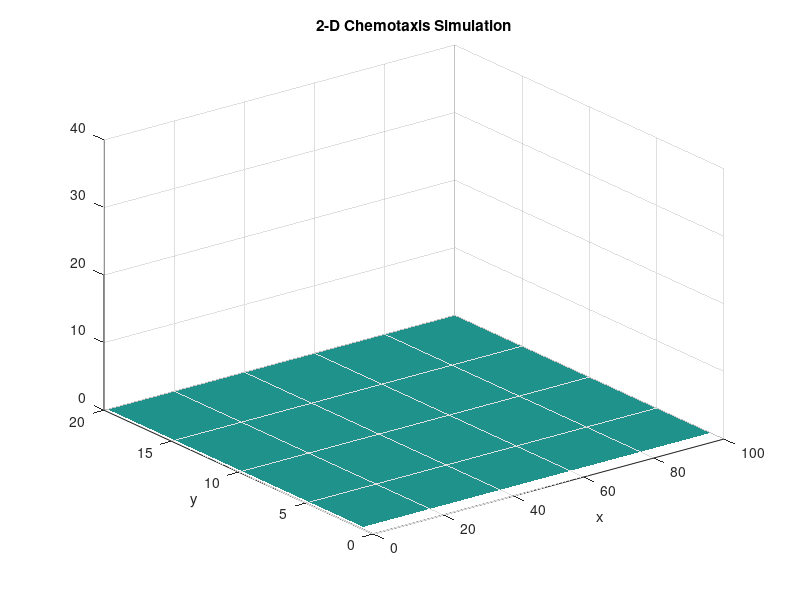

Write the MATLAB code that produced this figure. (Note: this script raises an error after producing the figure.)
%% simulateChemotaxis2D.m
% Simulates the two dimensional chemotaxis equations:
%   U_t = div(grad U - U*grad V)
%   V_t = kappa*Lap V + U - V
%
% Returns the spacetime data for the bacteria concentration (U) and the
% chemical concentration (V)
% [U,V] = Chemotaxis1D('parameter1', value1, 'parameter2', value2, ...)
%   -This function takes in a variable number of parameters, if a parameter
%   is not specified, the simulation will run with a predetermined default
%   value
%
% Parameters:
%   'U0'        -The initial condition for U, this must be an MxN matrix
%               that corresponds to the initial concentration profile of
%               the bacteria
%               default: [1.1; ones(N-1,1)]
%   'V0'        -The initial condition for V, this must be an MxN matrix
%               that corresponds to the initial concentration profile of
%               the chemical
%               default: ones(N,1)
%   'b'         -The chemotactic sensitivity, this must be a positive
%               scalar
%               default: 1.01
%   'kappa'     -The relative diffusifity of the chemical in comparison
%               with to the bacteria, this must be a positive scalar
%               default: 1
%   'dt'        -The simulation timestep, i.e. time between consecutive
%               simulation steps, this must be a positive scalar
%               default: .01
%   'dx'        -The grid cell size in the x direction, i.e. the distance 
%               between consecutive horizontal grid points, this must be a 
%               positive scalar
%               default: .1
%   'dy'        -The grid cell size in the y direction, i.e. the distance 
%               between consecutive vertical grid points, this must be a
%               positive scalar
%               default: .1
%   'numsteps'  -The number of timesteps to take, this must be a positive
%               integer
%               default: 10000
%   'N'         -The grid size in the x direction, i.e. the number of
%               horizontal grid cells, this must be a positive integer
%               default: 1000
%   'M'         -The grid size in the y direction, i.e. the number of
%               vertical grid cells, this must be a positive integer
%               default: 1000
%   'graph'     -Option to animate the simulation results
%               default: true
%   'saveData'  -Option to save the results of the simulation in a file
%               named 'CrankNicolsonChemotaxisData_new.mat', this must be a
%               Boolean value
%               default: false

function varargout = simulateChemotaxis2D(varargin)
    %% Defaults
    %default model parameters
    kappa = 1;

    %default simulation parameters
    dt = .01; numsteps = 400000;
    dx = 1; N = 100;
    dy = 1; M = 20;
    
    U0init = false; V0init = false;
    Ninit = false; Minit = false;
    saveData = false;
    graph = true;

    %% Input and Error handling
    for i=1:floor(nargin/2)
        switch upper(varargin{2*i-1})
            % initial conditions
            case 'U0'
                U0 = varargin{2*i};
                U0init = true;
                if V0init && min(size(U0) ~= size(V0))
                    err = MException('Input:Overdefined', ...
                    'The dimensions of U0 and V0 must be consistent');
                    throw(err)
                end
                U0s = size(U0);
                if Ninit && N ~= U0s(2)
                    err = MException('Input:Overdefined', ...
                    'The value of N that you specified is inconsistent with the dimensions of U0');
                    throw(err)
                end
                if Minit && M ~= U0s(1)
                    err = MException('Input:Overdefined', ...
                    'The value of M that you specified is inconsistent with the dimensions of U0');
                    throw(err)
                end
                N = U0s(2);
                M = U0s(1);
                clear V0s U0s
            case 'V0'
                V0 = varargin{2*i};
                V0init = true;
                if U0init && min(size(U0) ~= size(V0))
                    err = MException('Input:Overdefined', ...
                    'The dimensions of U0 and V0 must be consistent');
                    throw(err)
                end
                V0s = size(U0);
                if Ninit && N ~= V0s(2)
                    err = MException('Input:Overdefined', ...
                    'The value of N that you specified is inconsistent with the dimensions of U0');
                    throw(err)
                end
                if Minit && M ~= V0s(1)
                    err = MException('Input:Overdefined', ...
                    'The value of M that you specified is inconsistent with the dimensions of U0');
                    throw(err)
                end
                N = V0s(2);
                M = V0s(1);
                clear V0s U0s
            % model parameters
            case 'B'
                b = varargin{2*i};
            case 'KAPPA'
                kappa = varargin{2*i};
            % simulation parameters
            case 'DT'
                dt = varargin{2*i};
            case 'DX'
                dx = varargin{2*i};
            case 'DY'
                dy = varargin{2*i};
            case 'NUMSTEPS'
                numsteps = varargin{2*i};
            case 'N'
                N = varargin{2*i};
                Ninit = true;
                if U0init
                U0s = size(U0);
                end
                if V0init
                    V0s = size(V0);
                end
                if (U0init && U0s(2) ~= N) || (V0init && V0s(2) ~= N)
                    err = MException('Input:Overdefined', ...
                    'The value of N that you specified is inconsistent with the dimensions of the initial conditions');
                    throw(err)
                end
                clear U0s V0s
            case 'M'
                M = varargin{2*i};
                Minit = true;
                if U0init
                    U0s = size(U0);
                end
                if V0init
                    V0s = size(V0);
                end
                if (U0init && U0s(1) ~= M) || (V0init && V0s(1) ~= M)
                    err = MException('Input:Overdefined', ...
                    'The value of M that you specified is inconsistent with the dimensions of the initial conditions');
                    throw(err)
                end
                clear U0s V0s
            case 'SAVEDATA'
                saveData = varargin{2*i};
            case 'GRAPH'
                graph = varargin{2*i};
            otherwise
                warning(['Argument ' num2str(2*i-1) ' is not a valid parameter name'])
        end
    end
    
    %default initial conditions
    if ~U0init
        U0 = ones(M,N)*2;
        U0(:,1) = U0(:,1) + .1;
%         U0(:,:) = U0(:,:) + .2*(rand(size(U0))-.5);
%         U0(floor(end/2)-2:floor(end/2)+2,floor(end/2)-2:floor(end/2)+2) = U0(floor(end/2)-2:floor(end/2)+2,floor(end/2)-2:floor(end/2)+2) + .2;
    end
    if ~V0init
        V0 = ones(M,N)*2;
    end
    
    nSaveStep = floor(numsteps/100);
    numsteps = nSaveStep*100;
    
    if graph
        [Top, UPlot] = initgraphics(N,M,dx,dy);
    end
    
    %% Prepare the Matrices
    % initialize the solution matrices
    U = U0; V = V0;
    
    if saveData
        U_ = zeros(M,N,floor(numsteps/nSaveStep)); V_ = zeros(M,N,floor(numsteps/nSaveStep));
    end
    
    
    %prepare the operator matrices
    Dx = derivative(dx,N,'symmetric','Neumann'); Dy = derivative(dy,M,'symmetric','periodic');
    Lx = laplacian(dx,N,'Neumann'); Ly = laplacian(dy,M,'periodic');

    [L_Diff_Ux, U_Diff_Ux, ~] = lu(speye(N)-dt/2*Lx);
    [L_Diff_Uy, U_Diff_Uy, ~] = lu(speye(M)-dt/2*Ly);
    [L_Diff_Vx, U_Diff_Vx, ~] = lu(speye(N)-dt/2*kappa*Lx);
    [L_Diff_Vy, U_Diff_Vy, ~] = lu(speye(M)-dt/2*kappa*Ly);

%     Diffuse_Ux = speye(N)+dt/2*Lx;
%     Diffuse_Uy = speye(M)+dt/2*Ly;
%     Diffuse_Vx = speye(N)+dt/2*kappa*Lx;
%     Diffuse_Vy = speye(M)+dt/2*kappa*Ly;


    %% Simulate
    %Crank-Nicolson Method
    nstep = 1;
    while nstep<=numsteps
        nstep = nstep+1;
        %Implicit Euler Half Diffusion
        U = (U/U_Diff_Ux)/L_Diff_Ux;
        V = (V/U_Diff_Vx)/L_Diff_Vx;
          
        U = U_Diff_Uy\(L_Diff_Uy\U);
        V = U_Diff_Vy\(L_Diff_Vy\V);
        
        %Explicit Euler Non Linear and Cross Terms
        U = U - dt*((V*Dx').*U)*Dx';
        U = U - dt*Dy*((Dy*V).*U);
        
        V = V + dt*(U-V);
        
        %Implicit Euler Half Diffusion
        U = (U/U_Diff_Ux)/L_Diff_Ux;
        V = (V/U_Diff_Vx)/L_Diff_Vx;
          
        U = U_Diff_Uy\(L_Diff_Uy\U);
        V = U_Diff_Vy\(L_Diff_Vy\V);
        
        %split the data into multiple parts
        if isnan(U(1,1)) || U(1,1) == Inf || U(1,1) == -Inf
            numsteps = nstep;
            U = U_(:,:,1:floor(nstep/nSaveStep));
            V = V_(:,:,1:floor(nstep/nSaveStep));
            break
        end
        if graph && mod(nstep,floor(1/(2*dt)))==0
            set(UPlot,'zdata',U)
            set(Top,'string',sprintf('t = %6.2f',dt*nstep))
            drawnow
        end
        if mod(nstep,nSaveStep)==0            
            if saveData
                i=nstep/nSaveStep;
                U_(:,:,i)=U;
                V_(:,:,i)=V;
            end
        end
    end
    
    %% Save Data
    if saveData
        U = U_;
        V = V_;
        clear U_ V_
        
        x = dx:dx:dx*N;
        y = dy:dy:dy*M;
        t = nSaveStep*dt:nSaveStep*dt:dt*numsteps;
        
        save('Data/2DChemotaxisData_new.mat','U','V','x','y','t','dx','dy','dt','b','kappa')
    end
    
    %% Construct output
    switch nargout
        case 0
            %do nothing
        case 2
            varargout = {U, V};
        otherwise
            err = MException('Output:Unsupported', ...
                    ['This function is unsupported for ' ...
                    num2str(nargout) ' output arguments']);
            throw(err)
    end
end

%% Helper Functions
function [Top,UPlot] = initgraphics(N,M,dx,dy)
   figure
   clf
   shg
   set(gcf,'numbertitle','off','name','2-D Chemotaxis Simulation')
   UPlot = surf(dx:dx:N*dx,dy:dy:M*dy,zeros(M,N));
   shading interp
   axis([0 dx*N 0 dy*M 0 40])
   xlabel('x')
   ylabel('y')
   Top = title('2-D Chemotaxis Simulation');
end